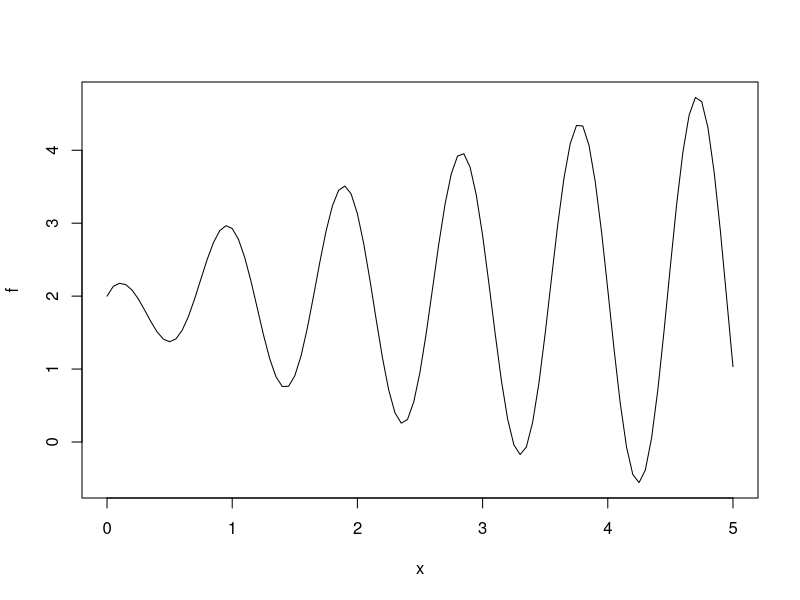
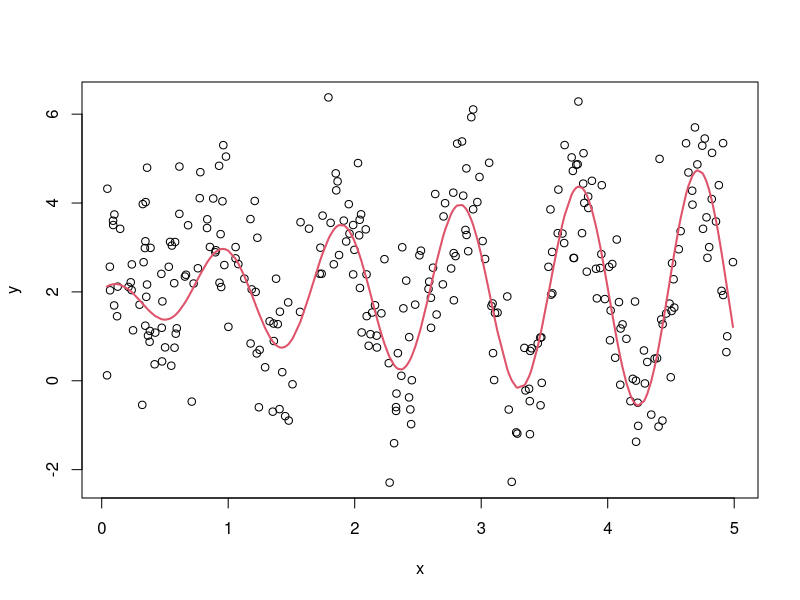
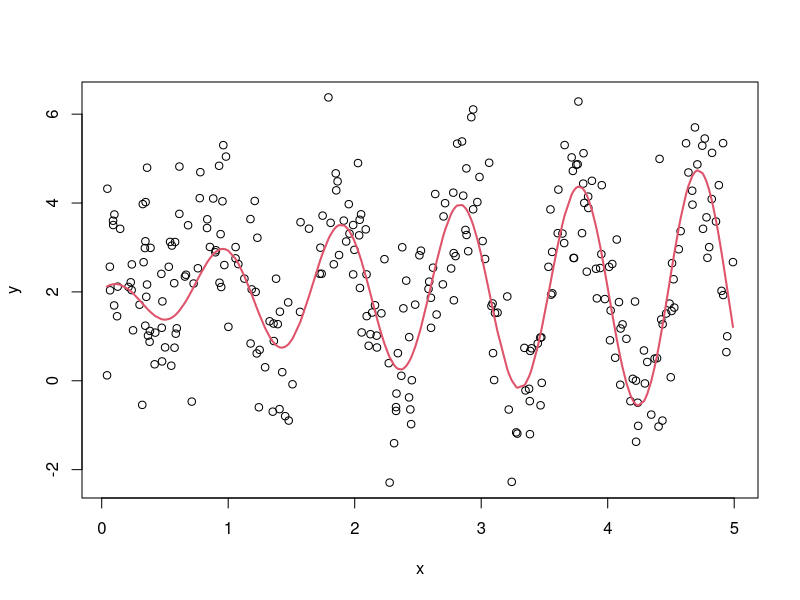

Recreate these plots in R, in order. (Note: this script raises an error after producing the figures.)
#You can try to modify the denominator inside the cosine to change the complexity of f*
f=function(x){
  y=2+x^(.2)*cos(x/.15)/x^-.45
  return(y) }
plot(f,0,5)
#Points simulation: you change n and sigma
N=300
sigma=1.2
x=runif(N,0,5);x=sort(x)  #For convenience, the input x is sorted
y=rep(0,times=N)
for(i in 1:N){
  y[i]=f(x[i])+rnorm(1,0,sigma)
}
plot(x,y)
points(x,f(x),type="l",col=2,lwd=2)

#Estimator by k-neighbors
#k es el numero de vecinos y test=TRUE/FALSE determina si se estima sobre
#un grid cualquiera (FALSE) o sobre los x en la muestra de test (TRUE)
kn=function(k,test){
  if(test=="FALSE"){z=seq(0,5,by=0.01);ll=length(z)}  #predict on train
  if(test=="TRUE"){z=x_test;ll=length(z)}    #x_test is the name of set for prediction
  nk=rep(0,times=ll)
  for(j in 1:ll){
    veci=which(abs(z[j]-x) %in% sort(abs(z[j]-x))[1:k])
    nk[j]=sum(y[veci])/k
  }
  return(nk) 
}

#Graficando el estimador
k=14 #Puede cambiarlo
plot(x,y)
points(x,f(x),type="l",col=2,lwd=2)
points(z,kn(k,F),type="l",col=4,lwd=2)
